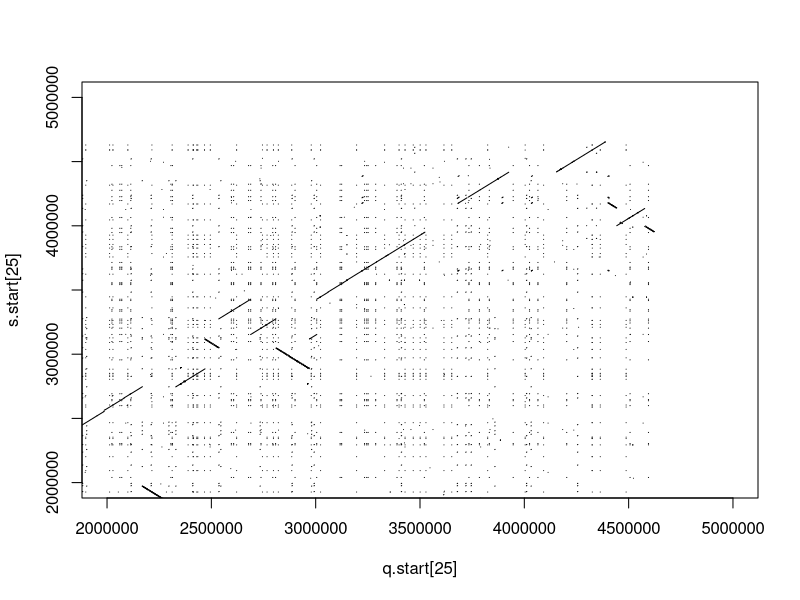
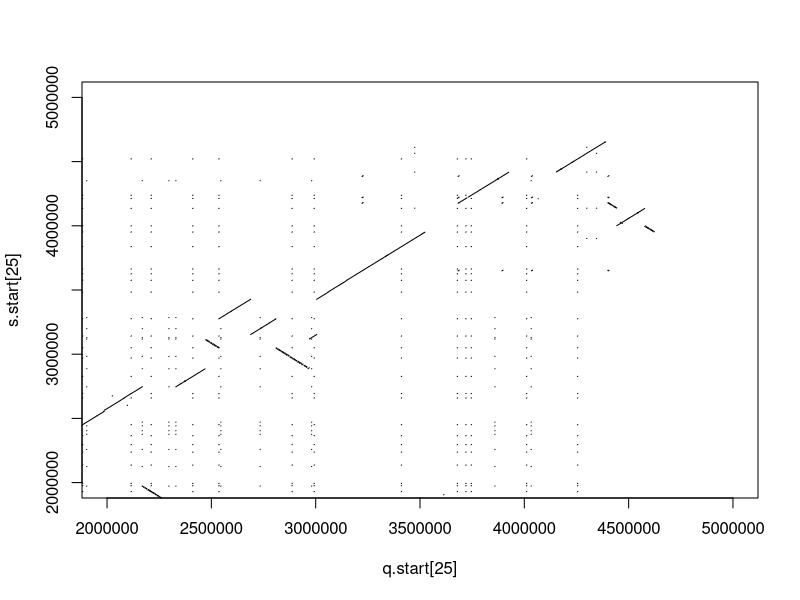
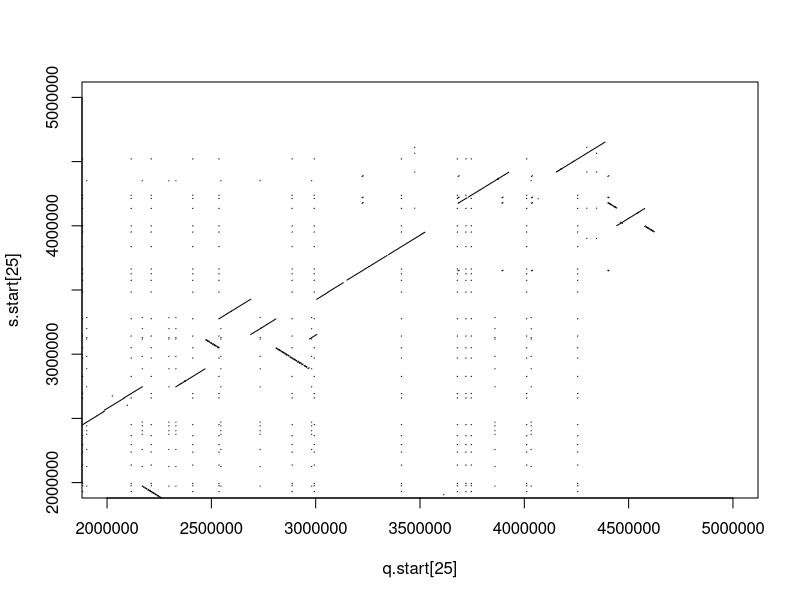
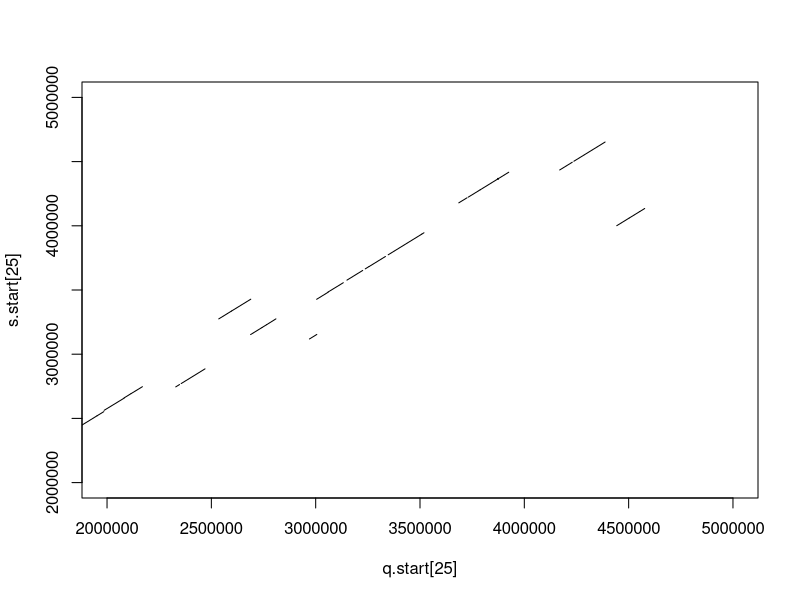

Source code (R) for these figures, in order:
data <- read.csv("8F0EB0CW11N-Alignment-HitTable.csv", header=FALSE)
q.start <- data$V7
q.end <- data$V8
s.start <- data$V9
s.end <- data$V10

###########################################################################################

# REMETRE LES COLONNES END ET START DANS L'ORDRE
data_ordre=data
n=length(q.start)
for(i in 1:n){
  # test des sens de lecture
  if(s.start[i]>s.end[i]){
    # s.start est la fin et s.end est le debut
    # on les echange
    data_ordre$V9[i]=s.end[i] #v9=s.start, v10=s.end
    data_ordre$V10[i]=s.start[i]
  }
  if(q.start[i]>q.end[i]){
    # q.start est la fin et q.end est le debut
    # on les echange
    data_ordre$V7[i]=q.end[i] #v7=q.start, v8=q.end
    data_ordre$V8[i]=q.start[i]
  }
}
s.start=data_ordre$V9
s.end=data_ordre$V10
q.start=data_ordre$V7
q.end=data_ordre$V8

###############################################################################################

# DOT MATRIX (SANS LES SEGMENTS FUSIONES)
plot(q.start[25], s.start[25], cex=.1, pch=1, xlim =c(2000000, 5000000), ylim = c(2000000, 5000000))
segments(q.start, s.start, q.end, s.end)


################################################################################################

# FILTRER LA DOT MATRIX (SANS LES SEGMENTS FUSIONES)
data_filtre=data_ordre[FALSE,]
n=length(q.start)
plot(q.start[25], s.start[25], cex=.1, pch=1, xlim =c(2000000, 5000000), ylim = c(2000000, 5000000))
for(i in 1:n){
  # valeur seuil arbitraire...
  if(abs(q.start[i]-q.end[i])>1000 | abs(s.start[i]-s.end[i])>1000){
    segments(q.start[i], s.start[i], q.end[i], s.end[i]) 
    data_filtre <- rbind.data.frame(data_filtre, as.data.frame(data_ordre[i,]))
  }
}

s.start=data_filtre$V9
s.end=data_filtre$V10
q.start=data_filtre$V7
q.end=data_filtre$V8


##############################################################################################    

# FUSIONER LES SEGMENTS TRES PROCHES (APRES AVOIR REMIS LES COL. START ET END DANS L'ORDRE)
data_fusion=data_filtre
#data_fusion=data_ordre
n=length(q.start)
for(i in 1:n){
  for(j in 1:n){
    if(q.start[j]>q.start[i]){
      #if(abs(s.start[j]-s.end[i]) < 1000 & q.start[j]-q.end[i] < 1000){ # seuil arbitraire inferieur au 1er quartile de abs(s.start-s.end)
      if((abs(s.start[j]-s.end[i]) < 10 & abs(q.start[j]-q.end[i]) < 1000) | (abs(s.start[j]-s.end[i]) < 1000 & abs(q.start[j]-q.end[i]) < 10)){ # seuil arbitraire inferieur au 1er quartile de abs(s.start-s.end)
        # alors on fusionne les fragments i et j (qui deviennent un unique fragment i)
        data_fusion$V8[i]=data_fusion$V8[j] # q.end
        data_fusion$V10[i]=data_fusion$V10[j] #s.end
        data_fusion$V7[j]="FALSE" # q.start >> empêche la ligne j d'être considérée dans les boucles suivantes 
      }
    }
  }
}

##################################################################################################

# SUPPRESSION DES LIGNES AVEC DES FALSE 
data_fusion=data_fusion[!grepl("FALSE", data_fusion$V7),]

q.start_f <- as.numeric(data_fusion$V7)
q.end_f <- data_fusion$V8
s.start_f <- data_fusion$V9
s.end_f <- data_fusion$V10

###################################################################################################

# DOT MATRIX AVEC LES SEGMENTS FUSIONES
plot(q.start[25], s.start[25], cex=.1, pch=1, xlim =c(2000000, 5000000), ylim = c(2000000, 5000000))
segments(q.start_f, s.start_f, q.end_f, s.end_f)

######################################################################################################

# FILTRER FINAL DE LA DOT MATRIX
data_filtre_fin=data_fusion[FALSE,]
plot(q.start[25], s.start[25], cex=.1, pch=1, xlim =c(2000000, 5000000), ylim = c(2000000, 5000000))
n=length(q.start_f)
for(i in 1:n){
  # valeur seuil arbitraire...
  if(abs(q.start_f[i]-q.end_f[i])>10000 | abs(s.start_f[i]-s.end_f[i])>10000){
    segments(q.start_f[i], s.start_f[i], q.end_f[i], s.end_f[i])
    data_filtre_fin <- rbind.data.frame(data_filtre_fin, as.data.frame(data_fusion[i,]))
  }
}

